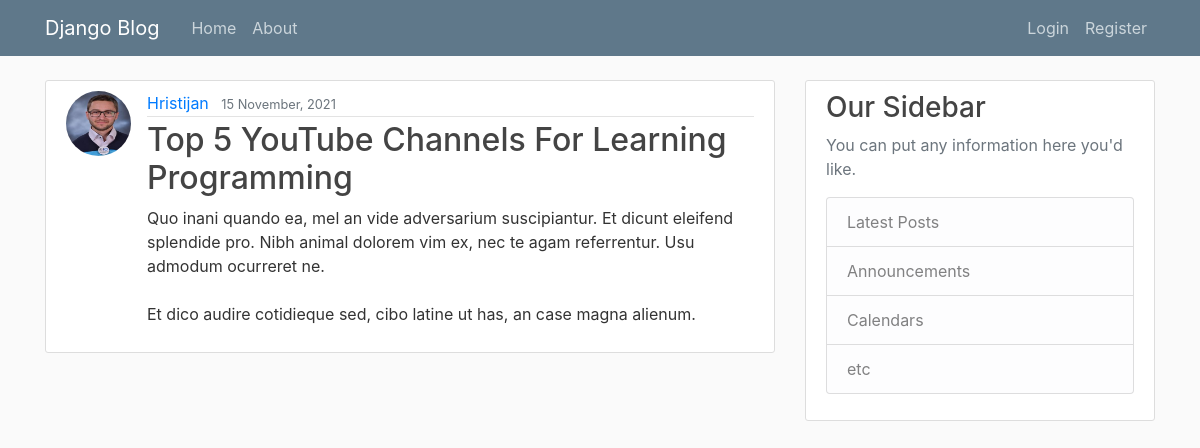
The page /post/35/ on the database its author committed.
### blog/models.py (models this page shows, shortened)
class Post(models.Model):
    title = models.CharField(max_length=100)
    content = models.TextField()
    date_posted = models.DateTimeField(default=timezone.now)
    author = models.ForeignKey(User, on_delete=models.CASCADE)

### users/models.py (models this page shows, shortened)
class Profile(models.Model):
    user = models.OneToOneField(User, on_delete=models.CASCADE)
    image = models.ImageField(default='default.jpg', upload_to='profile_pics')

### blog/views.py (the view)
# urls.py: path('post/<int:pk>/', PostDetailView.as_view(),name='post-detail'),
class PostDetailView(DetailView):
    model = Post

### blog/templates/blog/post_detail.html (shortened to what this page needs)
{% extends 'blog/base.html' %}
{% block content %}
        <article class="media content-section">
            <img class="rounded-circle article-img" src="{{ object.author.profile.image.url }}">
            <div class="media-body">
            <div class="article-metadata">
                <a class="mr-2" href="{% url 'user-posts' object.author.username %}">{{ object.author }}</a>
                <small class="text-muted">{{ object.date_posted|date:"d F, Y" }}</small>
            </div>
            <h2 class="article-title">{{ object.title }}</h2>
            <p class="article-content">{{ object.content }}</p>
            </div>
        </article>
{% endblock content %}

### blog/static/blog/main.css (style rules this page uses)
body { background: #fafafa; color: #333333; margin-top: 5rem; }
h1, h2, h3, h4, h5, h6 { color: #444444; }
.content-section { background: #ffffff; padding: 10px 20px; border: 1px solid #dddddd; border-radius: 3px; margin-bottom: 20px; }
.article-title { color: #444444; }
.article-content { white-space: pre-line; }
.article-img { height: 65px; width: 65px; margin-right: 16px; }
.article-metadata { padding-bottom: 1px; margin-bottom: 4px; border-bottom: 1px solid #e3e3e3 }

### rows shown on the page
Post: author.profile.image (picture), author "Hristijan", date_posted "15 November, 2021", title "Top 5 YouTube Channels For Learning Programming", content "Quo inani quando ea, mel an vide adversarium suscipiantur. Et dicunt eleifend splendide pro. Nibh animal dolorem vim ex, nec te agam referrentur. Usu admodum ocurreret ne. Et dico audire cotidieque sed, cibo latine ut has, an case magna alienum."
